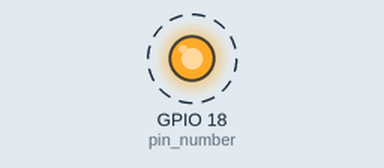
Simulated run of this program. Board: Raspberry Pi (BCM pin numbers). Shown: output pins drawn as LEDs (lit = HIGH). Dashed ring = blinking. What the program prints to the terminal is not drawn.

Above: at 0.5 s.
Timing chart, 0 to 4.6 s (numbered marks = the images above):
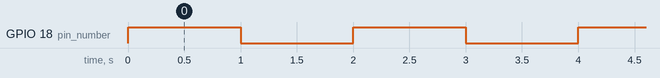

The program:

pin18_power_up.py
```python
#!/usr/bin/python

import RPi.GPIO as GPIO
import time

# Set the GPIO mode to BCM (Broadcom chip-specific pin numbers)
GPIO.setmode(GPIO.BCM)

# Define the GPIO pin number you want to activate (e.g., GPIO 18)
pin_number = 18

# Set up the GPIO pin as an output
GPIO.setup(pin_number, GPIO.OUT)

while True:
    try:
        # Activate the pin (set it high)
        GPIO.output(pin_number, GPIO.HIGH)
        print(f"GPIO {pin_number} is now HIGH.")

        # Keep it high for 1 seconds
        time.sleep(1)
        GPIO.output(pin_number, GPIO.LOW)
        print(f"GPIO {pin_number} is now LOW.")
        # Keep it low for 1 seconds
        time.sleep(1)

    finally:
        # Deactivate the pin (set it low)
        GPIO.output(pin_number, GPIO.LOW)
        print(f"GPIO {pin_number} is now LOW.")

# Clean up the GPIO settings
GPIO.cleanup()
```

Measured:
- by itself, GPIO 18 (pin_number): alternates HIGH for 1.0 s and LOW for 1.0 s
